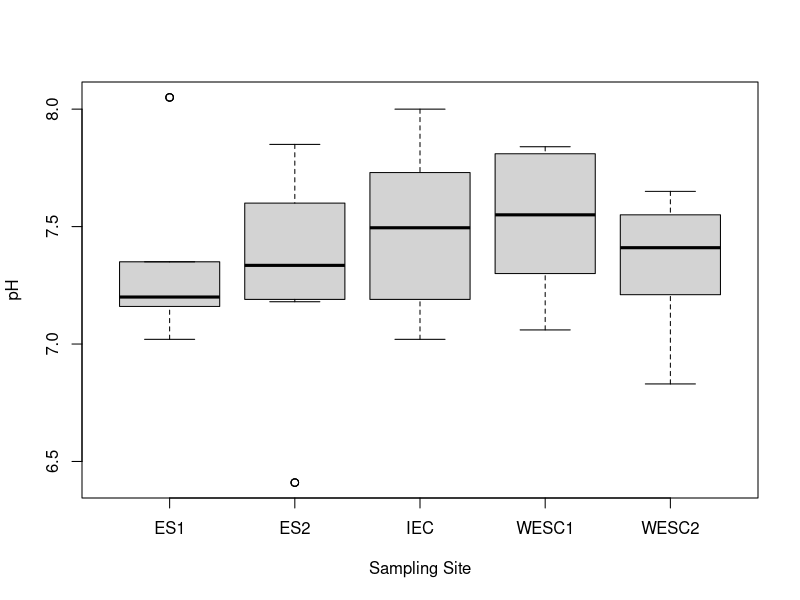
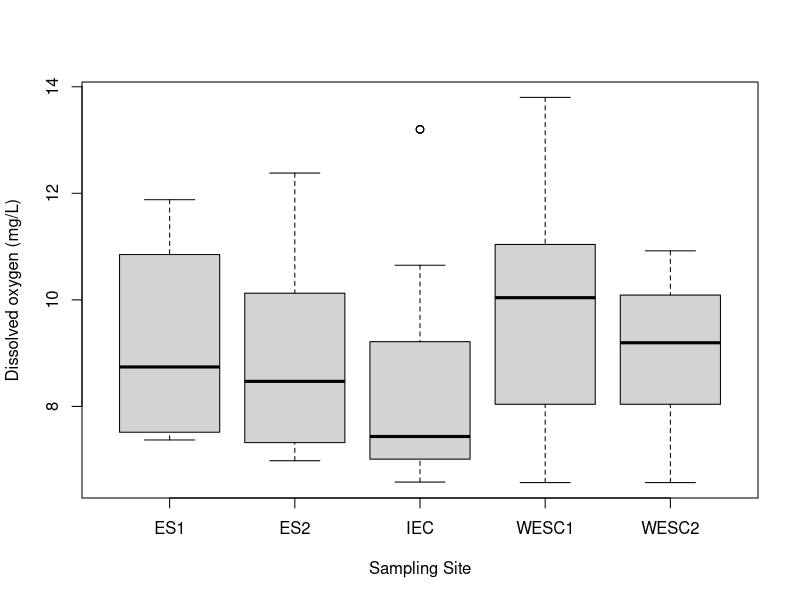
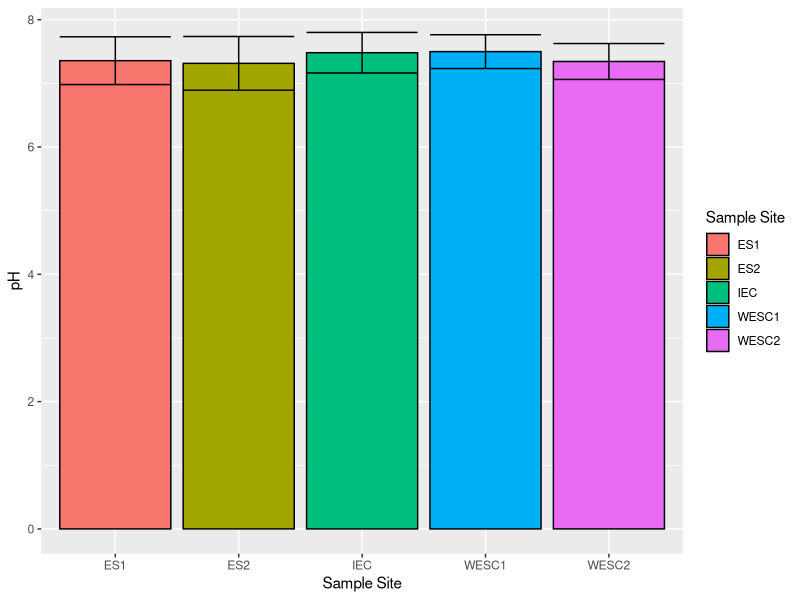
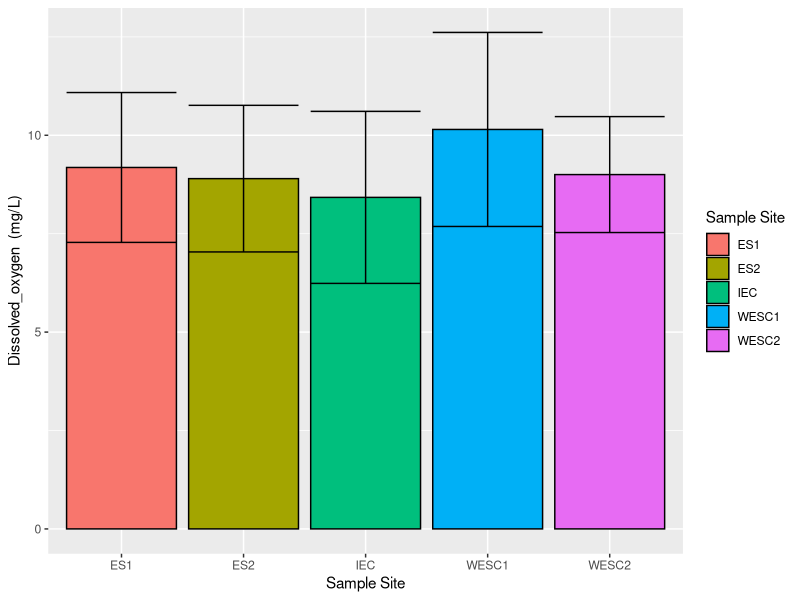
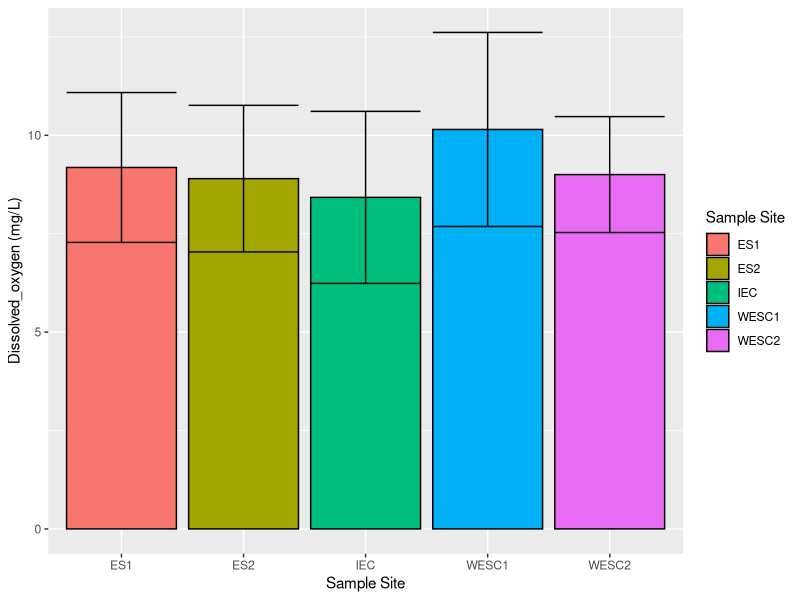
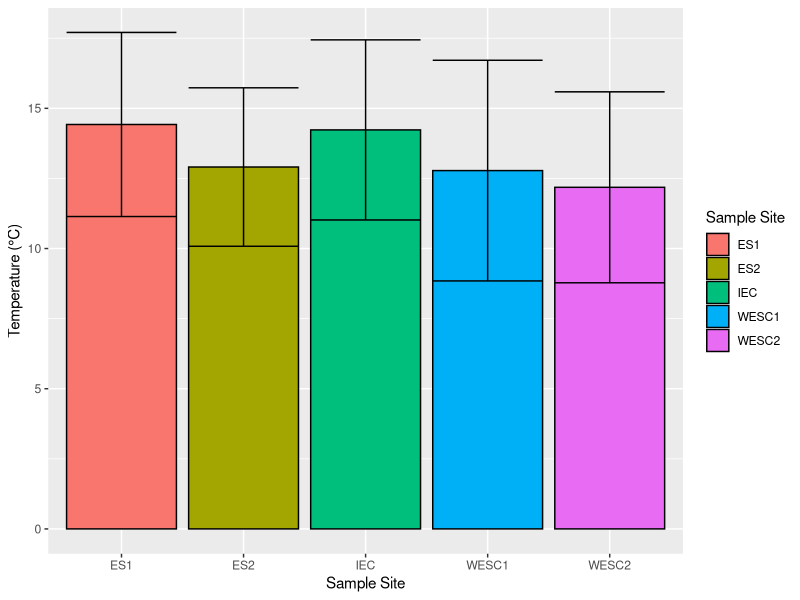
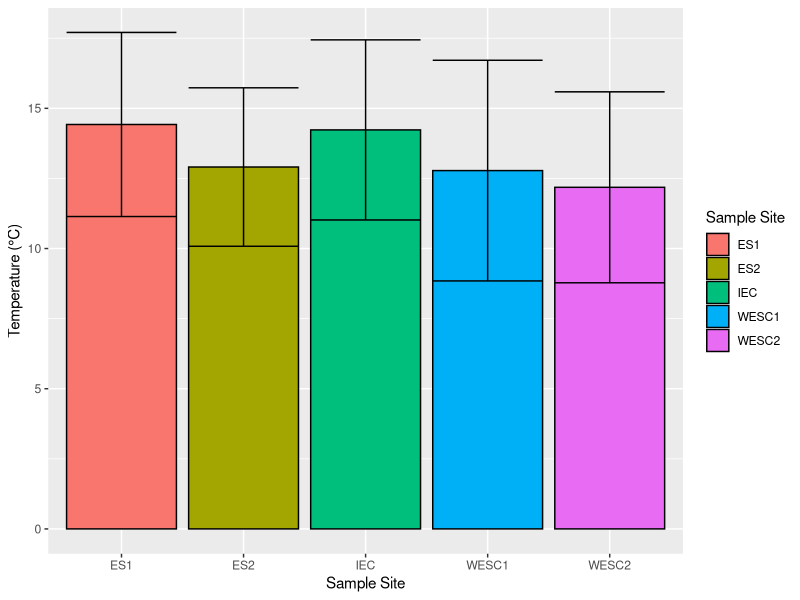
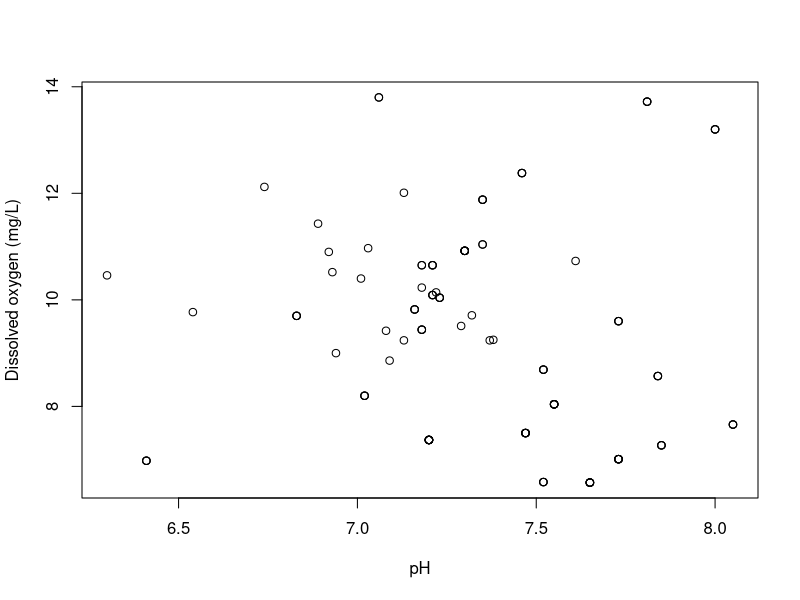

Source code (R) for these figures, in order:
## ---- chunk 1
#find your current working directory information by running this chunk
getwd()

## ---- chunk 2

Elwha_data <- read.csv("cleaned_data.csv",check.names = T)

## ---- chunk 3

str(Elwha_data)

## ---- chunk 4

Elwha_data$Dam_Condition <- as.factor(Elwha_data$Dam_Condition) 

#the dollar sign helps us give R an absolute reference, similar to Excel syntax 

## ---- chunk 5
#your turn! change Site_Name to factor by replacing all instances of Dam_Condition with Site_Name, and then running the current chunk

#instructor note: you can replace terms manually, or you can use the find/replace feature in RStudio (magnifying glass icon). If using the find/replace option, you must select the text in the chunk and make sure to check "in selection" before replacing. Otherwise, you may inadvertently replace terms in the entire document.

Elwha_data$Site_Name <- as.factor(Elwha_data$Site_Name)

## ---- chunk 6

str(Elwha_data)

## ---- chunk 7

Elwha_data[1:10,1:10] 

#lets us preview the first 10 rows and columns, respectively - [r,c], and the : between numbers means that you are looking at the continuous range between them, like what appears in Excel when you select consecutive cells. You could read it as “through,” so that 1:10 would read 1 through 10.

## ---- chunk 8
#your turn! change the parameters to preview the first 5 rows and the first 5 columns instead of the first 10 rows and columns, and then running the current chunk

Elwha_data[1:5,1:5] 

## ---- chunk 9

mean_pH <- mean(Elwha_data$pH); mean_pH

## ---- chunk 10

Elwha_data$pH

## ---- chunk 11

mean_pH <- mean(Elwha_data$pH, na.rm = T); mean_pH

## ---- chunk 12
mean_pH <- mean(Elwha_data$pH, na.rm = T); mean_pH
median_pH <- median(Elwha_data$pH, na.rm = T); median_pH
min(Elwha_data$pH, na.rm = T)
max(Elwha_data$pH, na.rm = T)
sd_pH <- sd(Elwha_data$pH, na.rm = T); sd_pH

#note the use of a semi-colon to combine multiple commands to be more efficient

## ---- chunk 13
#your turn! calculate summary statistics for Temperature by replacing all instances of pH with Temperature, and then running the current chunk

#instructor note: you don't actually have to replace with "Temperature" in object names. You only need to replace pH with Temperature when it is a reference to a variable, e.g., preceded by $

mean_Temperature <- mean(Elwha_data$Temperature, na.rm = T); mean_Temperature
median_Temperature <- median(Elwha_data$Temperature, na.rm = T); median_Temperature
min(Elwha_data$Temperature, na.rm = T)
max(Elwha_data$Temperature, na.rm = T)
sd_Temperature <- sd(Elwha_data$Temperature, na.rm = T); sd_Temperature

#instructor note: this is an alternate version to demonstrate that pH doesn't need to be replaced with Temperature in all instances where pH appears, only where it is referencing the variable:

mean_temp <- mean(Elwha_data$Temperature, na.rm = T); mean_temp
median_temp <- median(Elwha_data$Temperature, na.rm = T); median_temp
min(Elwha_data$Temperature, na.rm = T)
max(Elwha_data$Temperature, na.rm = T)
sd_temp <- sd(Elwha_data$Temperature, na.rm = T); sd_temp


## ---- chunk 14
#your turn! calculate summary statistics for Dissolved_oxygen by replacing all instances of pH with Dissolved_oxygen, and then running the current chunk

mean_Dissolved_oxygen <- mean(Elwha_data$Dissolved_oxygen, na.rm = T); mean_Dissolved_oxygen
median_Dissolved_oxygen <- median(Elwha_data$Dissolved_oxygen, na.rm = T); median_Dissolved_oxygen
min(Elwha_data$Dissolved_oxygen, na.rm = T)
max(Elwha_data$Dissolved_oxygen, na.rm = T)
sd_Dissolved_oxygen <- sd(Elwha_data$Dissolved_oxygen, na.rm = T); sd_Dissolved_oxygen

#instructor note: this is an alternate version to demonstrate that pH doesn't need to be replaced with Dissolved_oxygen in all instances where pH appears, only where it is referencing the variable:

mean_DO <- mean(Elwha_data$Dissolved_oxygen, na.rm = T); mean_DO
median_DO <- median(Elwha_data$Dissolved_oxygen, na.rm = T); median_DO
min(Elwha_data$Dissolved_oxygen, na.rm = T)
max(Elwha_data$Dissolved_oxygen, na.rm = T)
sd_DO <- sd(Elwha_data$Dissolved_oxygen, na.rm = T); sd_DO

## ---- chunk 15

pH.ttest <- t.test(pH~Dam_Condition, data=Elwha_data); pH.ttest

## ---- chunk 16
#your turn! run a t-test for temp by replacing all instances of pH with Temperature, and then running the current chunk

Temperature.ttest <- t.test(Temperature~Dam_Condition, data=Elwha_data); Temperature.ttest

#instructor note: alternate version example

temp.ttest <- t.test(Temperature~Dam_Condition, data=Elwha_data); temp.ttest

## ---- chunk 17
#your turn! run a t-test for Dissolved_oxygen by replacing all instances of pH with Dissolved_oxygen, and then running the current chunk

Dissolved_oxygen.ttest <- t.test(Dissolved_oxygen~Dam_Condition, data=Elwha_data); Dissolved_oxygen.ttest

#instructor note: alternate version example

DO.ttest <- t.test(Dissolved_oxygen~Dam_Condition, data=Elwha_data); DO.ttest

## ---- chunk 18

during_dam <- subset(Elwha_data,Elwha_data$Dam_Condition=="During removal")
during_dam[1:5,1:5]

## ---- chunk 19

pH_ANOVA <- aov(pH~Site_Name, data=during_dam)
summarypH <- summary(pH_ANOVA); summarypH

## ---- chunk 20
#your turn! run an ANOVA comparing Dissolved_oxygen by replacing all instances of pH with Dissolved_oxygen, and then running the current chunk

Dissolved_oxygen_ANOVA <- aov(Dissolved_oxygen~Site_Name, data=during_dam)
summaryDissolved_oxygen <- summary(Dissolved_oxygen_ANOVA); summaryDissolved_oxygen

#instructor note: alternate version example
DO_ANOVA <- aov(Dissolved_oxygen~Site_Name, data=during_dam)
summaryDO <- summary(DO_ANOVA); summaryDO

## ---- chunk 21

plot(pH~Site_Name, data=during_dam, xlab="Sampling Site", ylab="pH")

## ---- chunk 22
#your turn! make a boxplot of dissolved oxygen by site after dam removal by replacing all instances of pH with Dissolved_oxygen, and then running the current chunk. For the ylab argument, you should name it "Dissolved oxygen (mg/L)" since we know the units.

plot(Dissolved_oxygen~Site_Name, data=during_dam, xlab="Sampling Site", ylab="Dissolved oxygen (mg/L)")

## ---- chunk 23
#run this chunk exactly as-is to install the packages and load the libraries contained in tidyverse

install.packages("tidyverse")
library(tidyverse)

## ---- chunk 24

pH_aov_plot <- during_dam %>% group_by(Site_Name) %>% summarize(mean=mean(pH,na.rm=T),sd=sd(pH,na.rm=T))

pH_aov_plot #object that contains all of the data we need to plot
  
## ---- chunk 25

pH_plot <- ggplot(pH_aov_plot, aes(x=Site_Name, y=mean)) + geom_bar(aes(fill=Site_Name),stat="identity", color="black", position=position_dodge()) + geom_errorbar(aes(ymin=mean-sd, ymax=mean+sd)) + labs(x="Sample Site",y="pH",fill="Sample Site")

pH_plot #displays the plot

## ---- chunk 26
#your turn! make a barplot of dissolved oxygen by site after dam removal by replacing all instances of pH with Dissolved_oxygen, and then running the current chunk

Dissolved_oxygen_aov_plot <- during_dam %>% group_by(Site_Name) %>% summarize(mean=mean(Dissolved_oxygen,na.rm=T),sd=sd(Dissolved_oxygen,na.rm=T))

Dissolved_oxygen_aov_plot #object that contains all of the data we need to plot

Dissolved_oxygen_plot <- ggplot(Dissolved_oxygen_aov_plot, aes(x=Site_Name, y=mean)) + geom_bar(aes(fill=Site_Name),stat="identity", color="black", position=position_dodge()) + geom_errorbar(aes(ymin=mean-sd, ymax=mean+sd)) + labs(x="Sample Site",y="Dissolved_oxygen  (mg/L)",fill="Sample Site")

Dissolved_oxygen_plot #displays the plot

#instructor note: alternate version example
DO_aov_plot <- during_dam %>% group_by(Site_Name) %>% summarize(mean=mean(Dissolved_oxygen,na.rm=T),sd=sd(Dissolved_oxygen,na.rm=T))

DO_aov_plot #object that contains all of the data we need to plot

DO_plot <- ggplot(DO_aov_plot, aes(x=Site_Name, y=mean)) + geom_bar(aes(fill=Site_Name),stat="identity", color="black", position=position_dodge()) + geom_errorbar(aes(ymin=mean-sd, ymax=mean+sd)) + labs(x="Sample Site",y="Dissolved_oxygen (mg/L)",fill="Sample Site")

DO_plot #displays the plot

## ---- chunk 27
#your turn! make a barplot of temperature by site after dam removal by replacing all instances of pH with Temperature, and then running the current chunk

Temperature_aov_plot <- during_dam %>% group_by(Site_Name) %>% summarize(mean=mean(Temperature,na.rm=T),sd=sd(Temperature,na.rm=T))

Temperature_aov_plot #object that contains all of the data we need to plot

Temperature_plot <- ggplot(Temperature_aov_plot, aes(x=Site_Name, y=mean)) + geom_bar(aes(fill=Site_Name),stat="identity", color="black", position=position_dodge()) + geom_errorbar(aes(ymin=mean-sd, ymax=mean+sd)) + labs(x="Sample Site",y="Temperature (°C)",fill="Sample Site")

Temperature_plot #displays the plot

#instructor note: alternate version example
temp_aov_plot <- during_dam %>% group_by(Site_Name) %>% summarize(mean=mean(Temperature,na.rm=T),sd=sd(Temperature,na.rm=T))

temp_aov_plot #object that contains all of the data we need to plot

temp_plot <- ggplot(temp_aov_plot, aes(x=Site_Name, y=mean)) + geom_bar(aes(fill=Site_Name),stat="identity", color="black", position=position_dodge()) + geom_errorbar(aes(ymin=mean-sd, ymax=mean+sd)) + labs(x="Sample Site",y="Temperature (°C)",fill="Sample Site")

temp_plot #displays the plot

## ---- chunk 28

plot(Dissolved_oxygen~pH, data=Elwha_data,xlab="pH", ylab="Dissolved oxygen (mg/L)") #for units on Dissolved oxygen, we should check the metadata

## ---- chunk 29
DO_pH_reg <- lm(Dissolved_oxygen~pH, data=Elwha_data)
summary(DO_pH_reg) #our results

plot(Dissolved_oxygen~pH, data=Elwha_data,xlab="pH", ylab="Dissolved oxygen (mg/L)") #for units on Dissolved oxygen, we should check the metadata
abline(DO_pH_reg) #plots our regression line

## ---- chunk 30
#your turn! make a scatterplot of dissolved oxygen by temperature by replacing all instances of pH with Temperature, and then running the current chunk

DO_Temperature_reg <- lm(Dissolved_oxygen~Temperature, data=Elwha_data)
summary(DO_Temperature_reg) #our results

plot(Dissolved_oxygen~Temperature, data=Elwha_data,xlab="Temperature (°C)", ylab="Dissolved oxygen (mg/L)") #for units on Dissolved oxygen, we should check the metadata
abline(DO_Temperature_reg) #plots our regression line

#instructor note: alternate version example
DO_temp_reg <- lm(Dissolved_oxygen~Temperature, data=Elwha_data)
summary(DO_temp_reg) #our results

plot(Dissolved_oxygen~Temperature, data=Elwha_data,xlab="Temperature (°C)", ylab="Dissolved oxygen (mg/L)") #for units on Dissolved oxygen, we should check the metadata
abline(DO_temp_reg) #plots our regression line

## ---- chunk 31
version
